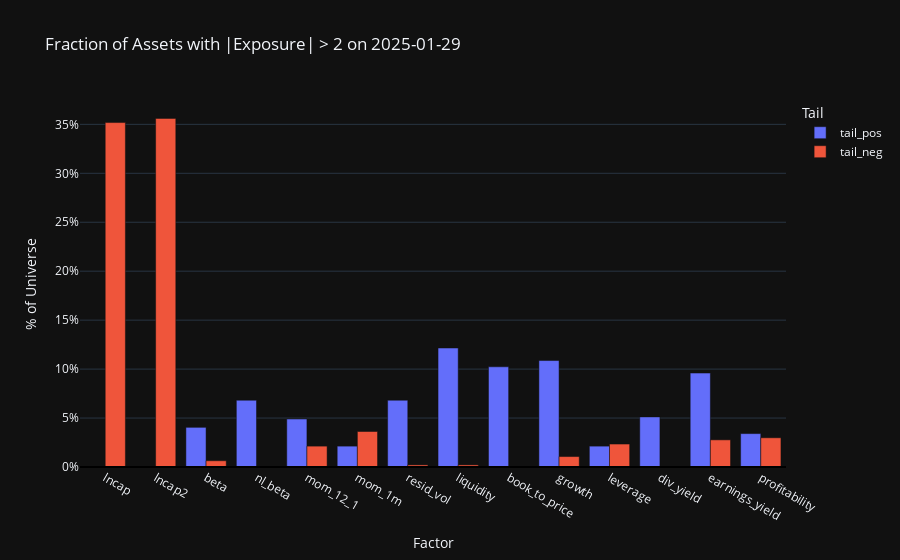

The notebook cell saved with this chart:
### Markdown cell above
## 6. Cross-Sectional Tail Metrics

Because each factor exposure is **z-scored cross-sectionally every day**, the
standard deviation of \(X_{i,f}(t)\) is forced to be ≈ 1 for *every* factor on
*every* date, so a “dispersion” plot is uninformative.

Instead we examine the **tails** of the exposure distribution:

* **Positive-tail share**
  \[
    \text{tail\_pos}_f(t)=\frac{1}{N}\sum_{i=1}^{N}
      \mathbf 1\!\bigl[X_{i,f}(t) > \tau\bigr]
  \]

* **Negative-tail share**
  \[
    \text{tail\_neg}_f(t)=\frac{1}{N}\sum_{i=1}^{N}
      \mathbf 1\!\bigl[X_{i,f}(t) < -\tau\bigr]
  \]

with threshold \(\tau=2\) ( assets whose exposure is more than
two standard-deviations from the mean).
A high tail share signals **crowding** or **polarisation** in that factor on
date \(t\).

### Code cell
# 6. Cross-sectional tail metrics
tail_metrics = pfa.exposure_tail_metrics(last_date, tail_cut=2.0)

# Bar chart: % of assets in + and – tails
import plotly.express as px
plot_df = tail_metrics.reset_index().melt(id_vars='index',
                                          value_vars=['tail_pos', 'tail_neg'],
                                          var_name='Tail', value_name='Percent')
fig = px.bar(plot_df,
             x='index', y='Percent', color='Tail', barmode='group',
             title=f'Fraction of Assets with |Exposure| > 2 on {last_date.date()}',
             labels={'index':'Factor'})
fig.update_layout(yaxis_tickformat='.0%', yaxis_title='% of Universe')
fig.add_hline(y=0, line_color='black')
fig.show()

### Figure 1 — Plotly figure (JSON) as saved in the notebook; plotly's stock layout.template omitted (floating-point values rounded to 4 significant figures)
{"data": [{"alignmentgroup": "True", "hovertemplate": "Tail=tail_pos<br>Factor=%{x}<br>Percent=%{y}<extra></extra>", "legendgroup": "tail_pos", "marker": {"color": "#636efa", "pattern": {"shape": ""}}, "name": "tail_pos", "offsetgroup": "tail_pos", "orientation": "v", "showlegend": true, "textposition": "auto", "x": ["lncap", "lncap2", "beta", "nl_beta", "mom_12_1", "mom_1m", "resid_vol", "liquidity", "book_to_price", "growth", "leverage", "div_yield", "earnings_yield", "profitability"], "xaxis": "x", "y": [0.0, 0.0, 0.04051, 0.06823, 0.04904, 0.02132, 0.06823, 0.1215, 0.1023, 0.1087, 0.02132, 0.05117, 0.09595, 0.03412], "yaxis": "y", "type": "bar"}, {"alignmentgroup": "True", "hovertemplate": "Tail=tail_neg<br>Factor=%{x}<br>Percent=%{y}<extra></extra>", "legendgroup": "tail_neg", "marker": {"color": "#EF553B", "pattern": {"shape": ""}}, "name": "tail_neg", "offsetgroup": "tail_neg", "orientation": "v", "showlegend": true, "textposition": "auto", "x": ["lncap", "lncap2", "beta", "nl_beta", "mom_12_1", "mom_1m", "resid_vol", "liquidity", "book_to_price", "growth", "leverage", "div_yield", "earnings_yield", "profitability"], "xaxis": "x", "y": [0.3518, 0.3561, 0.006397, 0.0, 0.02132, 0.03625, 0.002132, 0.002132, 0.0, 0.01066, 0.02345, 0.0, 0.02772, 0.02985], "yaxis": "y", "type": "bar"}], "layout": {"xaxis": {"anchor": "y", "domain": [0.0, 1.0], "title": {"text": "Factor"}}, "yaxis": {"anchor": "x", "domain": [0.0, 1.0], "title": {"text": "% of Universe"}, "tickformat": ".0%"}, "legend": {"title": {"text": "Tail"}, "tracegroupgap": 0}, "title": {"text": "Fraction of Assets with |Exposure| > 2 on 2025-01-29"}, "barmode": "group", "shapes": [{"line": {"color": "black"}, "type": "line", "x0": 0, "x1": 1, "xref": "x domain", "y0": 0, "y1": 0, "yref": "y"}]}}
